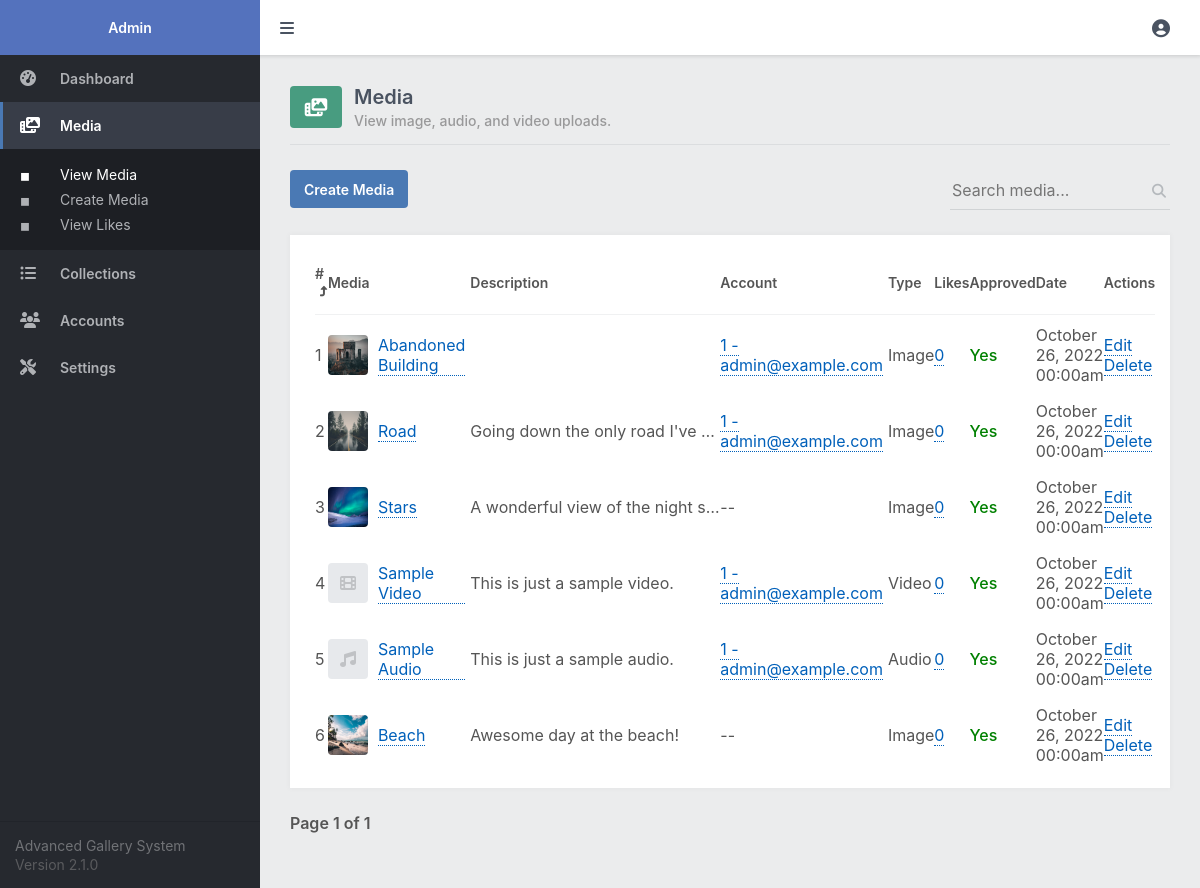
The app's page /admin/allmedia.php (signed in) with its own data.
### tables this page shows
CREATE TABLE IF NOT EXISTS `media` (
  `id` int(11) NOT NULL AUTO_INCREMENT,
  `title` varchar(255) NOT NULL,
  `description` text NOT NULL,
  `filepath` varchar(255) NOT NULL,
  `uploaded_date` datetime NOT NULL DEFAULT current_timestamp(),
  `type` varchar(10) NOT NULL,
  `thumbnail` varchar(255) NOT NULL DEFAULT '',
  `approved` tinyint(1) NOT NULL DEFAULT 1,
  `public` tinyint(1) NOT NULL DEFAULT 1,
  `acc_id` int(11) DEFAULT NULL,
  PRIMARY KEY (`id`)
);

CREATE TABLE IF NOT EXISTS `accounts` (
  `id` int(11) NOT NULL AUTO_INCREMENT,
  `email` varchar(100) NOT NULL,
  `password` varchar(255) NOT NULL,
  `display_name` varchar(50) NOT NULL,
  `role` enum('Admin','Member') NOT NULL,
  PRIMARY KEY (`id`)
);

### functions.php (called while the page is built, shortened)
<?php
function convert_filesize($bytes, $precision = 2) {
    $units = ['B', 'KB', 'MB', 'GB', 'TB'];
    $bytes = max($bytes, 0);
    $pow = floor(($bytes ? log($bytes) : 0) / log(1024));
    $pow = min($pow, count($units) - 1);
    $bytes /= pow(1024, $pow);
    return round($bytes, $precision) . ' ' . $units[$pow];
}
?>

### admin/allmedia.php (the view, shortened to what this page needs)
<?php
include 'main.php';
$pagination_page = isset($_GET['pagination_page']) ? $_GET['pagination_page'] : 1;
$search = isset($_GET['search']) ? $_GET['search'] : '';
$order = isset($_GET['order']) && $_GET['order'] == 'DESC' ? 'DESC' : 'ASC';
$order_by_whitelist = ['id','title','description','acc_id','uploaded_date','approved','likes','type'];
$order_by = isset($_GET['order_by']) && in_array($_GET['order_by'], $order_by_whitelist) ? $_GET['order_by'] : 'id';
$results_per_page = 20;
$param1 = ($pagination_page - 1) * $results_per_page;
$param2 = $results_per_page;
$where = '';
$where .= $search ? 'WHERE (title LIKE :search OR filepath LIKE :search) ' : '';
$stmt = $pdo->prepare('SELECT COUNT(*) AS total FROM media ' . $where);
$stmt->execute();
$media_total = $stmt->fetchColumn();
$stmt = $pdo->prepare('SELECT m.*, a.email, (SELECT COUNT(*) FROM media_likes ml WHERE ml.media_id = m.id LIMIT 1) AS likes FROM media m LEFT JOIN accounts a ON a.id = m.acc_id ' . $where . ' ORDER BY ' . $order_by . ' ' . $order . ' LIMIT :start_results,:num_results');
$stmt->bindParam('start_results', $param1, PDO::PARAM_INT);
$stmt->bindParam('num_results', $param2, PDO::PARAM_INT);
$stmt->execute();
$media = $stmt->fetchAll(PDO::FETCH_ASSOC);
$url = 'allmedia.php?search=' . $search . (isset($_GET['acc_id']) ? '&acc_id=' . $_GET['acc_id'] : '');
?>
<?=template_admin_header('Media', 'allmedia', 'view')?>
<div class="content-title">
    <div class="title">
        <i class="fa-solid fa-photo-film"></i>
        <div class="txt">
            <h2>Media</h2>
            <p>View image, audio, and video uploads.</p>
        </div>
    </div>
</div>
<div class="content-header responsive-flex-column pad-top-5">
    <a href="media.php" class="btn">Create Media</a>
    <form action="" method="get">
        <div class="search">
            <label for="search">
                <input id="search" type="text" name="search" placeholder="Search media..." value="<?=htmlspecialchars($search, ENT_QUOTES)?>" class="responsive-width-100">
                <i class="fas fa-search"></i>
            </label>
        </div>
    </form>
</div>
<div class="content-block">
    <div class="table">
        <table>
            <thead>
                <tr>
                    <td class="responsive-hidden"><a href="<?=$url . '&order=' . ($order=='ASC'?'DESC':'ASC') . '&order_by=id'?>">#</a></td>
                    <td><a href="<?=$url . '&order=' . ($order=='ASC'?'DESC':'ASC') . '&order_by=title'?>">Media</a></td>
                    <td class="responsive-hidden"><a href="<?=$url . '&order=' . ($order=='ASC'?'DESC':'ASC') . '&order_by=description'?>">Description</a></td>
                    <td class="responsive-hidden"><a href="<?=$url . '&order=' . ($order=='ASC'?'DESC':'ASC') . '&order_by=acc_id'?>">Account</a></td>
                    <td class="responsive-hidden"><a href="<?=$url . '&order=' . ($order=='ASC'?'DESC':'ASC') . '&order_by=type'?>">Type</a></td>
                    <td class="responsive-hidden"><a href="<?=$url . '&order=' . ($order=='ASC'?'DESC':'ASC') . '&order_by=likes'?>">Likes</a></td>
                    <td><a href="<?=$url . '&order=' . ($order=='ASC'?'DESC':'ASC') . '&order_by=approved'?>">Approved</a></td>
                    <td class="responsive-hidden"><a href="<?=$url . '&order=' . ($order=='ASC'?'DESC':'ASC') . '&order_by=uploaded_date'?>">Date</a></td>
                    <td>Actions</td>
                </tr>
            </thead>
            <tbody>
                <?php if (empty($media)): ?>
                <tr>
                    <td colspan="8" style="text-align:center;">There are no media</td>
                </tr>
                <?php else: ?>
                <?php foreach ($media as $m): ?>
                <tr>
                    <td class="responsive-hidden"><?=$m['id']?></td>
                    <td>
                        <div class="media">
                            <a href="../<?=$m['filepath']?>" class="media-img" target="_blank" title="<?=convert_filesize(filesize('../' . $m['filepath']))?>">
                            <?php if ($m['type'] == 'image'): ?>
                            <img src="../<?=$m['filepath']?>" alt="<?=htmlspecialchars($m['description'], ENT_QUOTES)?>" width="40" height="40">
                            <?php elseif ($m['type'] == 'video'): ?>
                            <?php if (empty($m['thumbnail'])): ?>
                            <span class="placeholder">
                                <i class="fas fa-film"></i>
                            </span>
                            <?php else: ?>
                            <img src="../<?=$m['thumbnail']?>" alt="<?=htmlspecialchars($m['description'], ENT_QUOTES)?>" width="40" height="40">
                            <?php endif; ?>
                            <?php elseif ($m['type'] == 'audio'): ?>
                            <?php if (empty($m['thumbnail'])): ?>
                            <span class="placeholder">
                                <i class="fas fa-music"></i>
                            </span>
                            <?php else: ?>
                            <img src="../<?=$m['thumbnail']?>" alt="<?=htmlspecialchars($m['description'], ENT_QUOTES)?>" width="40" height="40">
                            <?php endif; ?>
                            <?php endif; ?>
                            </a>
                            <a href="../<?=$m['filepath']?>" target="_blank" class="link1" title="<?=convert_filesize(filesize('../' . $m['filepath']))?>"><?=htmlspecialchars($m['title'], ENT_QUOTES)?></a>
                        </div>
                    </td>
                    <td class="responsive-hidden"><div class="truncate"><?=htmlspecialchars($m['description'], ENT_QUOTES)?></div></td>
                    <td class="responsive-hidden"><?=$m['acc_id'] ? '<a class="link1" href="account.php?id=' . htmlspecialchars($m['acc_id'], ENT_QUOTES) . '">' . htmlspecialchars($m['acc_id'], ENT_QUOTES) . ' - ' . htmlspecialchars($m['email'], ENT_QUOTES) . '</a></td>' : '--'; ?></td>
                    <td class="responsive-hidden"><?=ucfirst($m['type'])?></td>
                    <td class="responsive-hidden"><a href="likes.php?media_id=<?=$m['id']?>" class="link1"><?=number_format($m['likes'])?></a></td>
                    <td style="font-weight:500;color:<?=$m['approved']?'green':'red'?>"><?=$m['approved']?'Yes':'No'?></td>
                    <td class="responsive-hidden"><?=date('F j, Y H:ia', strtotime($m['uploaded_date']))?></td>
                    <td>
                        <a href="media.php?id=<?=$m['id']?>" class="link1">Edit</a>
                        <a href="allmedia.php?delete=<?=$m['id']?>" class="link1" onclick="return confirm('Are you sure you want to delete this media?')">Delete</a>
                    </td>
                </tr>
                <?php endforeach; ?>
                <?php endif; ?>
            </tbody>
        </table>
    </div>
</div>
<div class="pagination">
    <span>Page <?=$pagination_page?> of <?=ceil($media_total / $results_per_page) == 0 ? 1 : ceil($media_total / $results_per_page)?></span>
</div>
<?=template_admin_footer()?>

### admin/main.php (shortened to what this page needs)
<?php
include_once '../functions.php';
function template_admin_header($title, $selected = 'orders', $selected_child = 'view') {
    $admin_links = '
        <a href="index.php"' . ($selected == 'dashboard' ? ' class="selected"' : '') . '><i class="fas fa-tachometer-alt"></i>Dashboard</a>
        <a href="allmedia.php"' . ($selected == 'allmedia' ? ' class="selected"' : '') . '><i class="fa-solid fa-photo-film"></i>Media</a>
        <div class="sub">
            <a href="allmedia.php"' . ($selected == 'allmedia' && $selected_child == 'view' ? ' class="selected"' : '') . '><span>&#9724;</span>View Media</a>
            <a href="media.php"' . ($selected == 'allmedia' && $selected_child == 'manage' ? ' class="selected"' : '') . '><span>&#9724;</span>Create Media</a>
            <a href="likes.php"' . ($selected == 'allmedia' && $selected_child == 'likes' ? ' class="selected"' : '') . '><span>&#9724;</span>View Likes</a>
        </div>
        <a href="collections.php"' . ($selected == 'collections' ? ' class="selected"' : '') . '><i class="fa-solid fa-list-ul"></i>Collections</a>
        <div class="sub">
            <a href="collections.php"' . ($selected == 'collections' && $selected_child == 'view' ? ' class="selected"' : '') . '><span>&#9724;</span>View Collections</a>
            <a href="collection.php"' . ($selected == 'collections' && $selected_child == 'manage' ? ' class="selected"' : '') . '><span>&#9724;</span>Create Collection</a>
        </div>
        <a href="accounts.php"' . ($selected == 'accounts' ? ' class="selected"' : '') . '><i class="fas fa-users"></i>Accounts</a>
        <div class="sub">
            <a href="accounts.php"' . ($selected == 'accounts' && $selected_child == 'view' ? ' class="selected"' : '') . '><span>&#9724;</span>View Accounts</a>
            <a href="account.php"' . ($selected == 'accounts' && $selected_child == 'manage' ? ' class="selected"' : '') . '><span>&#9724;</span>Create Account</a>
        </div>
        <a href="settings.php"' . ($selected == 'settings' ? ' class="selected"' : '') . '><i class="fas fa-tools"></i>Settings</a>
    ';
echo <<<EOT
<!DOCTYPE html>
<html lang="en">
	<head>
		<meta charset="utf-8">
		<meta name="viewport" content="width=device-width,minimum-scale=1">
		<title>$title</title>
        <link rel="icon" type="image/png" href="../favicon.png">
		<link href="admin.css" rel="stylesheet" type="text/css">
		<link rel="stylesheet" href="https://cdnjs.cloudflare.com/ajax/libs/font-awesome/6.2.0/css/all.min.css">
	</head>
	<body class="admin">
        <aside class="responsive-width-100 responsive-hidden">
            <h1>Admin</h1>
            $admin_links
            <div class="footer">
                <a href="https://codeshack.io/package/php/advanced-gallery-system/" target="_blank">Advanced Gallery System</a>
                Version 2.1.0
            </div>
        </aside>
        <main class="responsive-width-100">
            <header>
                <a class="responsive-toggle" href="#">
                    <i class="fas fa-bars"></i>
                </a>
                <div class="space-between"></div>
                <div class="dropdown right">
                    <i class="fas fa-user-circle"></i>
                    <div class="list">
                        <a href="account.php?id={$_SESSION['account_id']}">Edit Profile</a>
                        <a href="../logout.php">Logout</a>
                    </div>
                </div>
            </header>
EOT;
}
function template_admin_footer($js_script = '') {
        $js_script = $js_script ? '<script>' . $js_script . '</script>' : '';
echo <<<EOT
        </main>
        <script src="admin.js"></script>
        {$js_script}
    </body>
</html>
EOT;
}
?>

### records on screen
media: id "1", filepath (picture), title "Abandoned Building", acc "1", accounts.email "admin@example.com", type "Image", likes "0", approved "Yes", uploaded_date "October 26, 2022 00:00am"
media: id "2", filepath (picture), title "Road", description "Going down the only road I've…", acc "1", accounts.email "admin@example.com", type "Image", likes "0", approved "Yes", uploaded_date "October 26, 2022 00:00am"
media: id "3", filepath (picture), title "Stars", description "A wonderful view of the night s…", type "Image", likes "0", approved "Yes", uploaded_date "October 26, 2022 00:00am"
media: id "4", title "Sample Video", description "This is just a sample video.", acc "1", accounts.email "admin@example.com", type "Video", likes "0", approved "Yes", uploaded_date "October 26, 2022 00:00am"
media: id "5", title "Sample Audio", description "This is just a sample audio.", acc "1", accounts.email "admin@example.com", type "Audio", likes "0", approved "Yes", uploaded_date "October 26, 2022 00:00am"
media: id "6", filepath (picture), title "Beach", description "Awesome day at the beach!", type "Image", likes "0", approved "Yes", uploaded_date "October 26, 2022 00:00am"

### other values on screen
$pagination_page "1"
ceil($media_total / $results_per_page) "1"
